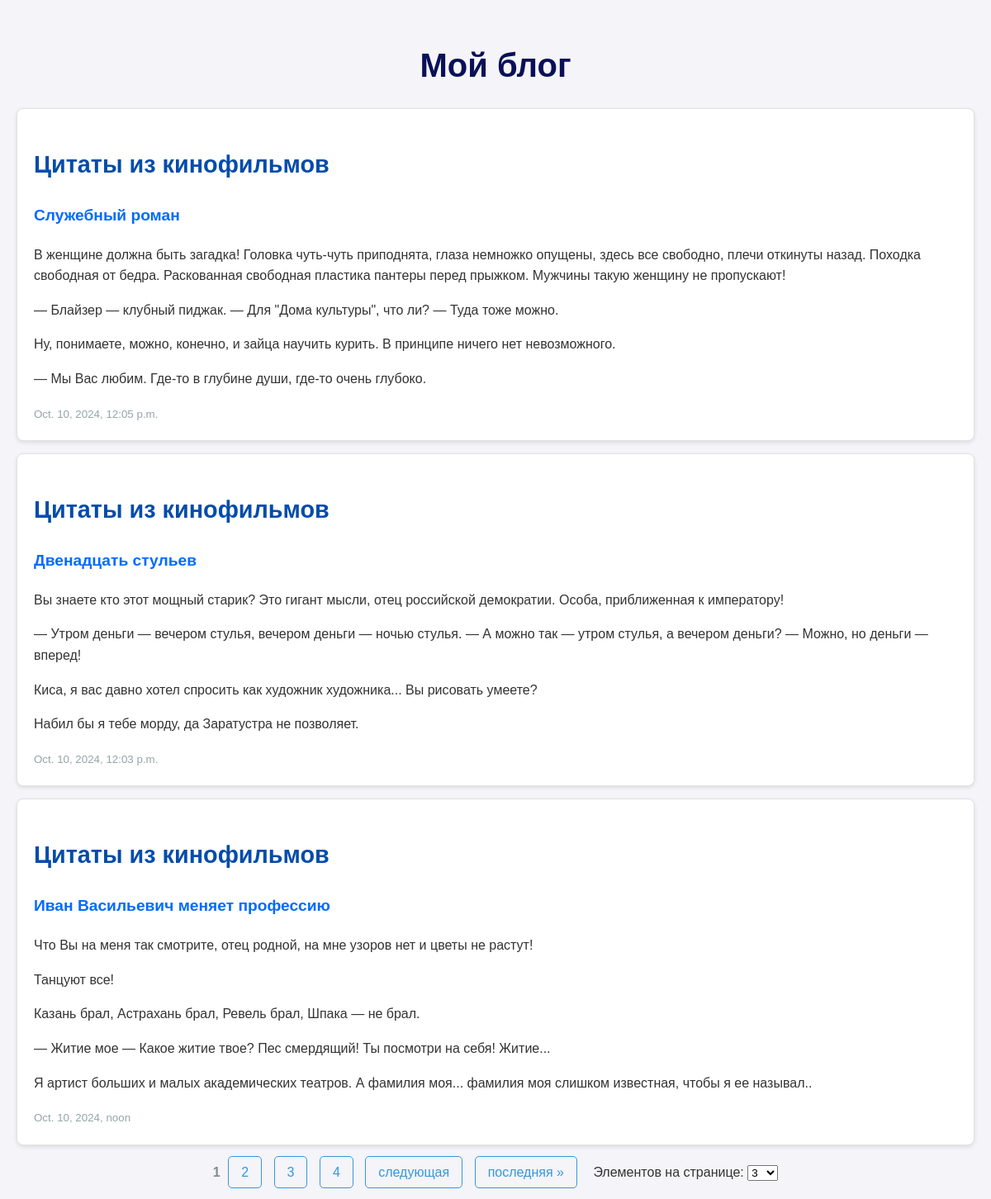
Screenshot of /blog/ with the database file from the repository.
### blog/models.py (models this page shows, shortened)
class Post(models.Model):
    title = models.CharField(max_length=200)
    author = models.CharField(max_length=100)
    content = models.TextField()
    pub_date = models.DateTimeField('date published', auto_now_add=True)

### blog/views.py (the view)
# urls.py: path('blog/', post_list, name='post_list'),  # Посты
def post_list(request):  # с выбором количества постов на странице
    post_list = Post.objects.all().order_by('-pub_date')
    items_per_page = request.GET.get('items', 3)
    try:
        items_per_page = int(items_per_page)
    except ValueError:
        items_per_page = 3
    paginator = Paginator(post_list, items_per_page)
    page = request.GET.get('page')  # Получение номера страницы из GET-запроса
    try:
        posts = paginator.page(page)  # Получение страницы с постами
    except PageNotAnInteger:  # Если номер страницы не является целым числом, показывается первая страница
        posts = paginator.page(1)
    except EmptyPage:  # Если номер страницы больше максимального, показывается последняя страница
        posts = paginator.page(paginator.num_pages)
    return render(request, 'blog/post_list.html', {'posts': posts, 'items_per_page': items_per_page})

### blog/templates/blog/post_list.html (shortened to what this page needs)
<!DOCTYPE html>
<html lang="ru">
<head>
</head>
<body>
    <h1>Мой блог</h1>
    <ul>
    {% for post in posts %}
        <li>
            <h2>{{ post.title }}</h2>
            <h3>{{ post.author }}</h3>
            <p>{{ post.content|linebreaks }}</p>
            <small>{{ post.pub_date }}</small>
        </li>
    {% endfor %}
    </ul>
    <div class="pagination">
        <form method="get">
            <span class="step-links">
                {% for num in posts.paginator.page_range %}
                    {% if posts.number == num %}
                        <span class="current">{{ num }}</span>
                    {% else %}
                        <a href="?page={{ num }}&items={{ items_per_page }}">{{ num }}</a>
                    {% endif %}
                {% endfor %}
                {% if posts.has_next %}
                    <a href="?page={{ posts.next_page_number }}&items={{ items_per_page }}">следующая</a>
                    <a href="?page={{ posts.paginator.num_pages }}&items={{ items_per_page }}">последняя &raquo;</a>
                {% endif %}
            </span>
            <span class="items-per-page">
                <label for="items">Элементов на странице:</label>
                <select name="items" id="items" onchange="this.form.submit()">
                    <option value="3" {% if items_per_page == 3 %}selected{% endif %}>3</option>
                </select>
            </span>
        </form>
    </div>
</body>
</html>

### blog/templates/blog/post_list.html (style rules this page uses)
h1 { color: #091057; font-size: 2.5em; text-align: center; margin-bottom: 20px; }
h2 { color: #024CAA; font-size: 1.8em; }
h3 { color: #006BFF; font-size: 1.2em; }
p { margin-bottom: 15px; }
small { color: #95a5a6; }
ul { list-style: none; padding: 0; }
li { background-color: #ffffff; border: 1px solid #e2e2e2; margin-bottom: 15px; padding: 20px; border-radius: 8px; box-shadow: 0 2px 5px rgba(0, 0, 0, 0.1); }
a { color: #3498db; text-decoration: none; }
.pagination { text-align: center; margin-top: 20px; }
.step-links { display: inline-block; }
.step-links a { color: #3498db; padding: 10px 15px; border: 1px solid #3498db; border-radius: 5px; margin: 0 5px; text-decoration: none; }
.current { font-weight: bold; color: #7f8c8d; }
.items-per-page { margin-left: 10px; }

### rows the page displays
Post: title "Цитаты из кинофильмов", author "Служебный роман", content "В женщине должна быть загадка! Головка чуть-чуть приподнята, глаза немножко опущены, здесь все свободно, плечи откинуты назад. Походка свободная от бедра. Раскованная свободная пластика пантеры перед прыжком. Мужчины такую женщину не пропускают! — Блайзер — клубный пиджак. — Для \"Дома культуры\", что ли? — Туда тоже можно. Ну, понимаете, можно, конечно, и зайца научить курить. В принципе ничего нет невозможного. — Мы Вас любим. Где-то в глубине души, где-то очень глубоко.", pub_date "Oct. 10, 2024, 12:05 p.m."
Post: title "Цитаты из кинофильмов", author "Двенадцать стульев", content "Вы знаете кто этот мощный старик? Это гигант мысли, отец российской демократии. Особа, приближенная к императору! — Утром деньги — вечером стулья, вечером деньги — ночью стулья. — А можно так — утром стулья, а вечером деньги? — Можно, но деньги — вперед! Киса, я вас давно хотел спросить как художник художника... Вы рисовать умеете? Набил бы я тебе морду, да Заратустра не позволяет.", pub_date "Oct. 10, 2024, 12:03 p.m."
Post: title "Цитаты из кинофильмов", author "Иван Васильевич меняет профессию", content "Что Вы на меня так смотрите, отец родной, на мне узоров нет и цветы не растут! Танцуют все! Казань брал, Астрахань брал, Ревель брал, Шпака — не брал. — Житие мое — Какое житие твое? Пес смердящий! Ты посмотри на себя! Житие... Я артист больших и малых академических театров. А фамилия мoя... фамилия моя слишком известная, чтобы я ее называл..", pub_date "Oct. 10, 2024, noon"

### other values shown
{{ num }} "1"
{{ num }} "2" "3" "4"
